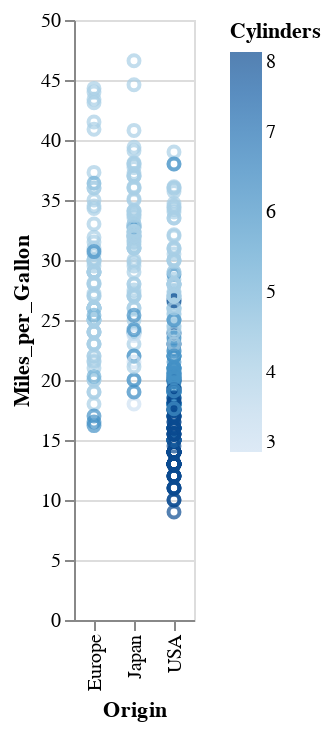

Write notebook code for a chart like this one.
### Markdown cell above
What if we want to do EDA on this dataset and put a categorical variable on the $x$ axis?

Simple:

### Code cell
alt.Chart(cars).mark_point().encode(
    x='Origin',
    y='Miles_per_Gallon',
    color='Cylinders',
).interactive()

### Figure 1 — Vega-Lite specification as saved in the notebook (floating-point values rounded to 4 significant figures; data arrays with more than 128 entries replaced by an {"elided": "..."} marker saying what was removed)
{"$schema": "https://vega.github.io/schema/vega-lite/v5.20.1.json", "config": {"view": {"continuousHeight": 300, "continuousWidth": 300}}, "data": {"name": "data-583e73726c1545c56c203344161a975c"}, "datasets": {"data-583e73726c1545c56c203344161a975c": {"elided": "406 records"}}, "encoding": {"color": {"field": "Cylinders", "type": "quantitative"}, "x": {"field": "Origin", "type": "nominal"}, "y": {"field": "Miles_per_Gallon", "type": "quantitative"}}, "mark": {"type": "point"}, "params": [{"bind": "scales", "name": "param_2", "select": {"encodings": ["x", "y"], "type": "interval"}}]}
